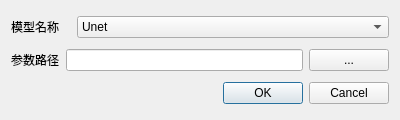
<?xml version="1.0" encoding="UTF-8"?>
<ui version="4.0">
 <class>buildSegDialogBase</class>
 <widget class="QDialog" name="buildSegDialogBase">
  <property name="geometry">
   <rect>
    <x>0</x>
    <y>0</y>
    <width>400</width>
    <height>120</height>
   </rect>
  </property>
  <property name="sizePolicy">
   <sizepolicy hsizetype="Fixed" vsizetype="Fixed">
    <horstretch>0</horstretch>
    <verstretch>0</verstretch>
   </sizepolicy>
  </property>
  <property name="minimumSize">
   <size>
    <width>400</width>
    <height>120</height>
   </size>
  </property>
  <property name="maximumSize">
   <size>
    <width>400</width>
    <height>120</height>
   </size>
  </property>
  <property name="windowTitle">
   <string>buildSeg</string>
  </property>
  <layout class="QHBoxLayout" name="horizontalLayout">
   <item>
    <layout class="QVBoxLayout" name="vLayout">
     <item>
      <layout class="QHBoxLayout" name="hLayModel">
       <item>
        <widget class="QLabel" name="lblModel">
         <property name="sizePolicy">
          <sizepolicy hsizetype="Fixed" vsizetype="Preferred">
           <horstretch>0</horstretch>
           <verstretch>0</verstretch>
          </sizepolicy>
         </property>
         <property name="minimumSize">
          <size>
           <width>60</width>
           <height>0</height>
          </size>
         </property>
         <property name="maximumSize">
          <size>
           <width>60</width>
           <height>16777215</height>
          </size>
         </property>
         <property name="text">
          <string>模型名称</string>
         </property>
        </widget>
       </item>
       <item>
        <widget class="QComboBox" name="cmbModel">
         <property name="editable">
          <bool>false</bool>
         </property>
         <property name="currentText">
          <string>Unet</string>
         </property>
         <item>
          <property name="text">
           <string>Unet</string>
          </property>
         </item>
        </widget>
       </item>
      </layout>
     </item>
     <item>
      <layout class="QHBoxLayout" name="hLayParams">
       <item>
        <widget class="QLabel" name="lblParams">
         <property name="text">
          <string>参数路径</string>
         </property>
        </widget>
       </item>
       <item>
        <widget class="QLineEdit" name="edtParams"/>
       </item>
       <item>
        <widget class="QPushButton" name="btnParams">
         <property name="text">
          <string>...</string>
         </property>
        </widget>
       </item>
      </layout>
     </item>
     <item>
      <widget class="QDialogButtonBox" name="button_box">
       <property name="orientation">
        <enum>Qt::Horizontal</enum>
       </property>
       <property name="standardButtons">
        <set>QDialogButtonBox::Cancel|QDialogButtonBox::Ok</set>
       </property>
      </widget>
     </item>
    </layout>
   </item>
  </layout>
 </widget>
 <resources/>
 <connections>
  <connection>
   <sender>button_box</sender>
   <signal>accepted()</signal>
   <receiver>buildSegDialogBase</receiver>
   <slot>accept()</slot>
   <hints>
    <hint type="sourcelabel">
     <x>20</x>
     <y>20</y>
    </hint>
    <hint type="destinationlabel">
     <x>20</x>
     <y>20</y>
    </hint>
   </hints>
  </connection>
  <connection>
   <sender>button_box</sender>
   <signal>rejected()</signal>
   <receiver>buildSegDialogBase</receiver>
   <slot>reject()</slot>
   <hints>
    <hint type="sourcelabel">
     <x>20</x>
     <y>20</y>
    </hint>
    <hint type="destinationlabel">
     <x>20</x>
     <y>20</y>
    </hint>
   </hints>
  </connection>
 </connections>
</ui>
